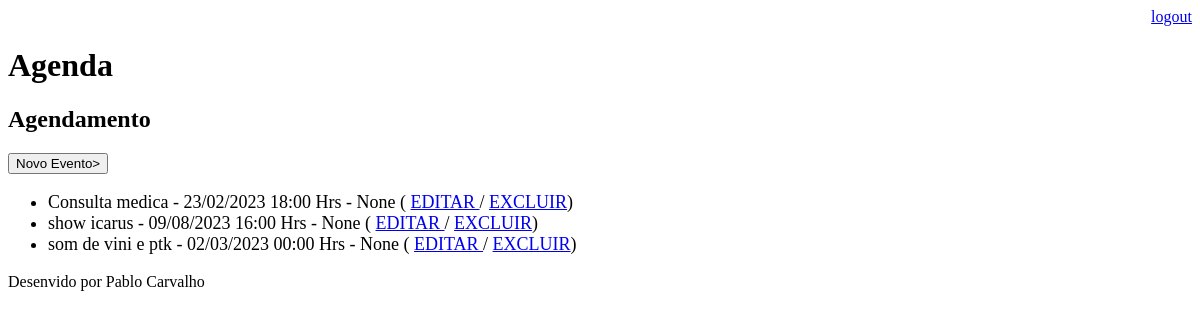
Page /agenda/ (signed in) on the earlier database version.
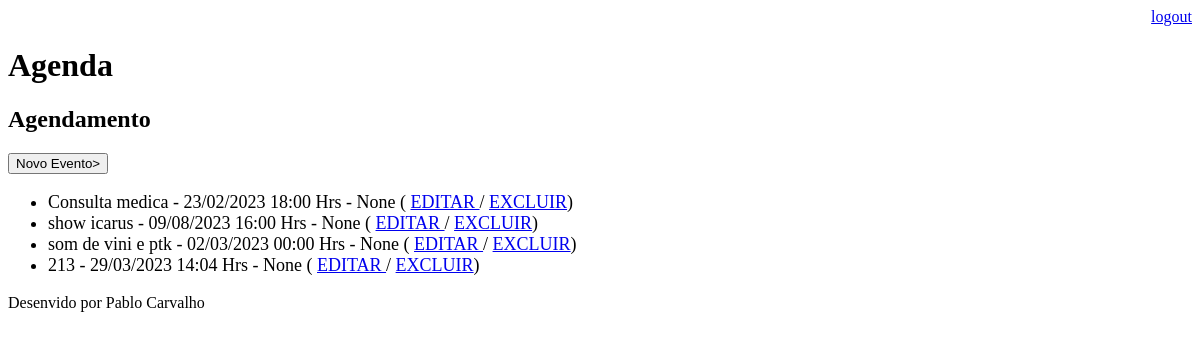
Same page on the later database version.
### core/models.py (models this page shows, shortened)
class Evento (models.Model):
    titulo = models.CharField(max_length=100)
    descricao = models.TextField(blank=True, null=True)
    data_evento = models.DateTimeField()
    data_descricao = models.DateTimeField(auto_now=True)
    usuario = models.ForeignKey(User, on_delete=models.CASCADE)
    local_evento = models.TextField(blank=True, null=True)
    class Meta:
        db_table = 'evento'
    def get_data_evento(self):
        return self.data_evento.strftime('%d/%m/%Y %H:%M Hrs')

### core/views.py (the view)
# urls.py: path('agenda/', views.lista_eventos),
@login_required(login_url='/login/')
def lista_eventos(request):
    usuario = request.user
    evento = Evento.objects.filter(usuario=usuario)
    dados = {'eventos' :evento}
    return render (request,'agenda.html', dados)

### templates/agenda.html (shortened to what this page needs)
{% extends "model-page.html" %}
 {% block content %}
    <h2>Agendamento</h2>
    <a href="evento/">
    <button type="button">Novo Evento></button>
    </a>
    <ul style="font-size: 18px">
        {% for evento in eventos %}
            <li>
                {{evento.titulo}} - {{evento.get_data_evento}} - {{evento.local_evento}}
                ( <a href ="evento/?id={{evento.id}}">EDITAR </a>
                / <a href="evento/delete/{{evento.id}}/"> EXCLUIR</a>)
        {% endfor %}
    </ul>
{% endblock %}

Differences in the rows shown:
added Evento: titulo "213", get_data_evento "29/03/2023 14:04 Hrs", local_evento "None"
